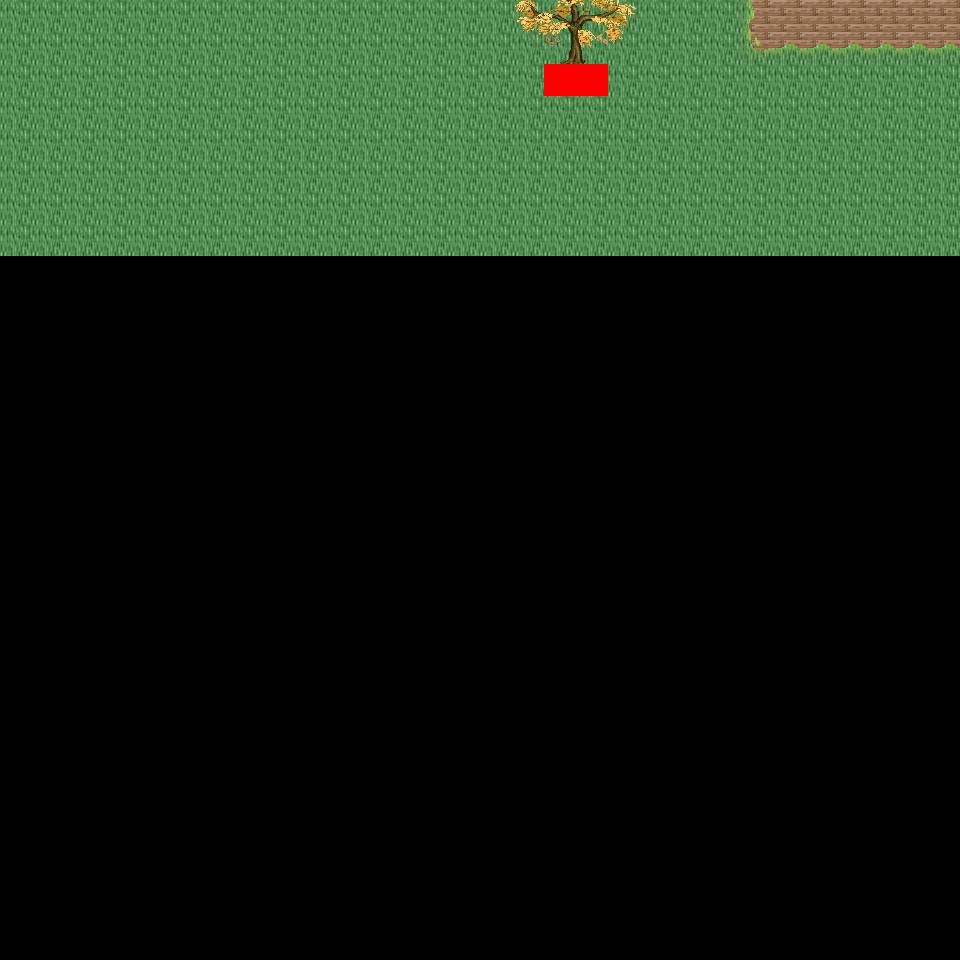

Below is a game level as drawn by its tile map, then a one-line description and the .tmx that defines it (tile-layer data replaced by summaries):
An orthogonal 30x30 tile map with 32x32 px tiles, 6 tile layers (Ground, Object, Object2, Above, ...), 34 tilesets and 2 objects (2x mapExit).

<map version="1.0" orientation="orthogonal" renderorder="right-down" width="30" height="30" tilewidth="32" tileheight="32" nextobjectid="3">
  <tileset firstgid="1" name="tileset_logic_collision" tilewidth="32" tileheight="32" tilecount="1" columns="1">
    <image source="../drawable/tileset_logic_collision.png" width="32" height="32" />
  </tileset>
  <tileset firstgid="2" name="tileset_ground_ridge_earth_pale" tilewidth="32" tileheight="32" tilecount="96" columns="12">
    <image source="../drawable/tileset_ground_ridge_earth_pale.png" width="384" height="256" />
  </tileset>
  <tileset firstgid="98" name="tileset_ground_ridge_earth_dark" tilewidth="32" tileheight="32" tilecount="96" columns="12">
    <image source="../drawable/tileset_ground_ridge_earth_dark.png" width="384" height="256" />
  </tileset>
  <tileset firstgid="194" name="tileset_ground_ground" tilewidth="32" tileheight="32" tilecount="33" columns="3">
    <image source="../drawable/tileset_ground_ground.png" width="96" height="352" />
  </tileset>
  <tileset firstgid="227" name="tileset_building_castle" tilewidth="32" tileheight="32" tilecount="320" columns="20">
    <image source="../drawable/tileset_building_castle.png" width="640" height="512" />
  </tileset>
  <tileset firstgid="547" name="tileset_ground_grass_corners" tilewidth="32" tileheight="32" tilecount="24" columns="6">
    <image source="../drawable/tileset_ground_grass_corners.png" width="192" height="128" />
  </tileset>
  <tileset firstgid="571" name="tileset_ground_grass_edges" tilewidth="32" tileheight="32" tilecount="36" columns="12">
    <image source="../drawable/tileset_ground_grass_edges.png" width="384" height="96" />
  </tileset>
  <tileset firstgid="607" name="tileset_item_pot_barrels_1" tilewidth="32" tileheight="32" tilecount="8" columns="4">
    <image source="../drawable/tileset_item_pot_barrels_1.png" width="128" height="64" />
  </tileset>
  <tileset firstgid="615" name="tileset_item_weapon_cannon" tilewidth="32" tileheight="32" tilecount="12" columns="3">
    <image source="../drawable/tileset_item_weapon_cannon.png" width="96" height="128" />
  </tileset>
  <tileset firstgid="627" name="tileset_building_door_door" tilewidth="32" tileheight="32" tilecount="6" columns="3">
    <image source="../drawable/tileset_building_door_door.png" width="96" height="64" />
  </tileset>
  <tileset firstgid="633" name="tileset_building_door_closed" tilewidth="32" tileheight="32" tilecount="1" columns="1">
    <image source="../drawable/tileset_building_door_closed.png" width="32" height="32" />
  </tileset>
  <tileset firstgid="634" name="tileset_building_window_window_centered" tilewidth="32" tileheight="32" tilecount="1" columns="1">
    <image source="../drawable/tileset_building_window_window_centered.png" width="32" height="32" />
  </tileset>
  <tileset firstgid="635" name="tileset_building_decoration_chimney_big" tilewidth="32" tileheight="32" tilecount="2" columns="1">
    <image source="../drawable/tileset_building_decoration_chimney_big.png" width="32" height="64" />
  </tileset>
  <tileset firstgid="637" name="tileset_building_tan_building" tilewidth="32" tileheight="32" tilecount="24" columns="4">
    <image source="../drawable/tileset_building_tan_building.png" width="128" height="192" />
  </tileset>
  <tileset firstgid="661" name="tileset_building_museum" tilewidth="32" tileheight="32" tilecount="56" columns="7">
    <image source="../drawable/tileset_building_museum.png" width="224" height="256" />
  </tileset>
  <tileset firstgid="717" name="tileset_building_decoration_chimney" tilewidth="32" tileheight="32" tilecount="2" columns="1">
    <image source="../drawable/tileset_building_decoration_chimney.png" width="32" height="64" />
  </tileset>
  <tileset firstgid="719" name="tileset_plant_tree_fall_trees" tilewidth="32" tileheight="32" tilecount="40" columns="8">
    <image source="../drawable/tileset_plant_tree_fall_trees.png" width="256" height="160" />
  </tileset>
  <tileset firstgid="759" name="tileset_plant_leaves" tilewidth="32" tileheight="32" tilecount="8" columns="4">
    <image source="../drawable/tileset_plant_leaves.png" width="128" height="64" />
  </tileset>
  <tileset firstgid="767" name="tileset_plant_vine" tilewidth="32" tileheight="32" tilecount="3" columns="1">
    <image source="../drawable/tileset_plant_vine.png" width="32" height="96" />
  </tileset>
  <tileset firstgid="770" name="tileset_item_pot_pot_burgundy" tilewidth="32" tileheight="32" tilecount="1" columns="1">
    <image source="../drawable/tileset_item_pot_pot_burgundy.png" width="32" height="32" />
  </tileset>
  <tileset firstgid="771" name="tileset_building_stairs_stairs_grey" tilewidth="32" tileheight="32" tilecount="6" columns="3">
    <image source="../drawable/tileset_building_stairs_stairs_grey.png" width="96" height="64" />
  </tileset>
  <tileset firstgid="777" name="tileset_furniture_light_lamp_blue" tilewidth="32" tileheight="32" tilecount="3" columns="1">
    <image source="../drawable/tileset_furniture_light_lamp_blue.png" width="32" height="96" />
  </tileset>
  <tileset firstgid="780" name="tileset_light_dim_light_7x5" tilewidth="32" tileheight="32" tilecount="35" columns="7">
    <image source="../drawable/tileset_light_dim_light_7x5.png" width="224" height="160" />
  </tileset>
  <tileset firstgid="815" name="tileset_plant_flower_daisy_blue" tilewidth="32" tileheight="32" tilecount="8" columns="2">
    <image source="../drawable/tileset_plant_flower_daisy_blue.png" width="64" height="128" />
  </tileset>
  <tileset firstgid="823" name="tileset_plant_flower_daisy_red" tilewidth="32" tileheight="32" tilecount="8" columns="2">
    <image source="../drawable/tileset_plant_flower_daisy_red.png" width="64" height="128" />
  </tileset>
  <tileset firstgid="831" name="tileset_plant_flower_daisy_white" tilewidth="32" tileheight="32" tilecount="8" columns="2">
    <image source="../drawable/tileset_plant_flower_daisy_white.png" width="64" height="128" />
  </tileset>
  <tileset firstgid="839" name="tileset_plant_flower_daisy_yellow" tilewidth="32" tileheight="32" tilecount="8" columns="2">
    <image source="../drawable/tileset_plant_flower_daisy_yellow.png" width="64" height="128" />
  </tileset>
  <tileset firstgid="847" name="tileset_ground_ground_3" tilewidth="32" tileheight="32" tilecount="5" columns="5">
    <image source="../drawable/tileset_ground_ground_3.png" width="160" height="32" />
  </tileset>
  <tileset firstgid="852" name="tileset_building_cottage" tilewidth="32" tileheight="32" tilecount="256" columns="16">
    <image source="../drawable/tileset_building_cottage.png" width="512" height="512" />
  </tileset>
  <tileset firstgid="1108" name="tileset_building_roof_thatched_roof" tilewidth="32" tileheight="32" tilecount="256" columns="16">
    <image source="../drawable/tileset_building_roof_thatched_roof.png" width="512" height="512" />
  </tileset>
  <tileset firstgid="1364" name="tileset_building_door_doors" tilewidth="32" tileheight="32" tilecount="256" columns="16">
    <image source="../drawable/tileset_building_door_doors.png" width="512" height="512" />
  </tileset>
  <tileset firstgid="1620" name="tileset_building_window_windows" tilewidth="32" tileheight="32" tilecount="256" columns="16">
    <image source="../drawable/tileset_building_window_windows.png" width="512" height="512" />
  </tileset>
  <tileset firstgid="1876" name="tileset_logic_portal" tilewidth="32" tileheight="32" tilecount="24" columns="8">
    <image source="../drawable/tileset_logic_portal.png" width="256" height="96" />
  </tileset>
  <tileset firstgid="1900" name="tileset_building_decoration_banner" tilewidth="32" tileheight="32" tilecount="12" columns="1">
    <image source="../drawable/tileset_building_decoration_banner.png" width="32" height="384" />
  </tileset>
  <layer name="Ground" width="30" height="30">
    <data>[900 cells, 240 non-empty, 2 distinct tile ids]</data>
  </layer>
  <layer name="Object" width="30" height="30">
    <data>[900 cells, 10 non-empty, 5 distinct tile ids]</data>
  </layer>
  <layer name="Object2" width="30" height="30">
    <data>[900 cells, 4 non-empty, 4 distinct tile ids]</data>
  </layer>
  <layer name="Above" width="30" height="30">
    <data>[900 cells, 8 non-empty, 8 distinct tile ids]</data>
  </layer>
  <layer name="Above2" width="30" height="30">
    <data>[900 cells, 0 non-empty, 0 distinct tile ids]</data>
  </layer>
  <layer name="Walkable" width="30" height="30">
    <data>[900 cells, 2 non-empty, 1 distinct tile ids]</data>
  </layer>
  <objectgroup name="MapEvents">
    <object id="1" name="north" type="mapExit" x="0" y="0" width="960" height="32">
      <properties>
        <property name="map" value="level_0_x51_y62" />
        <property name="x" value="0" />
        <property name="y" value="28" />
      </properties>
    </object>
    <object id="2" name="east" type="mapExit" x="928" y="0" width="32" height="960">
      <properties>
        <property name="map" value="level_0_x52_y63" />
        <property name="x" value="1" />
        <property name="y" value="0" />
      </properties>
    </object>
  </objectgroup>
</map>
